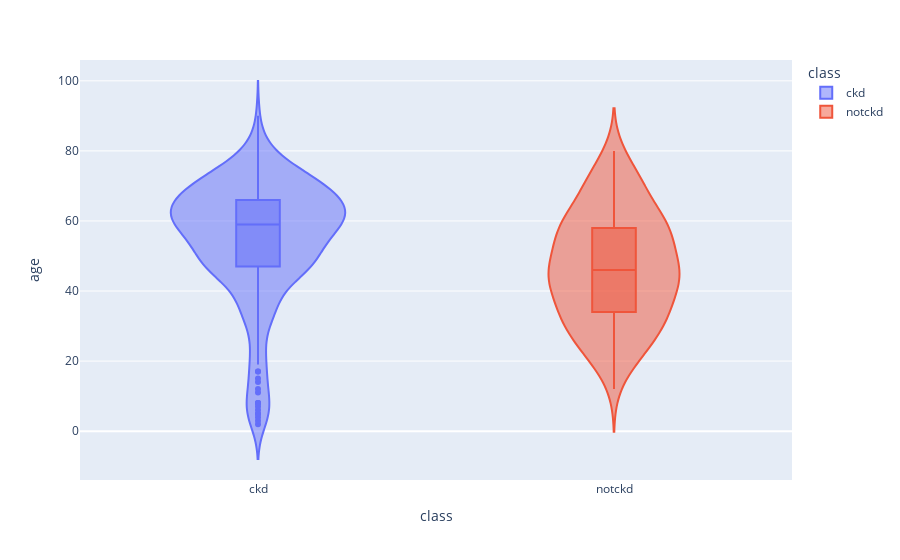
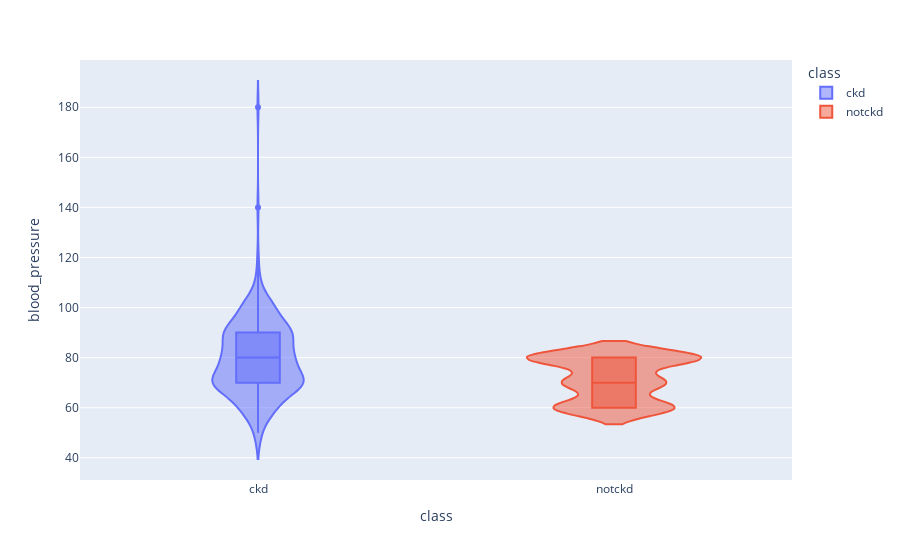
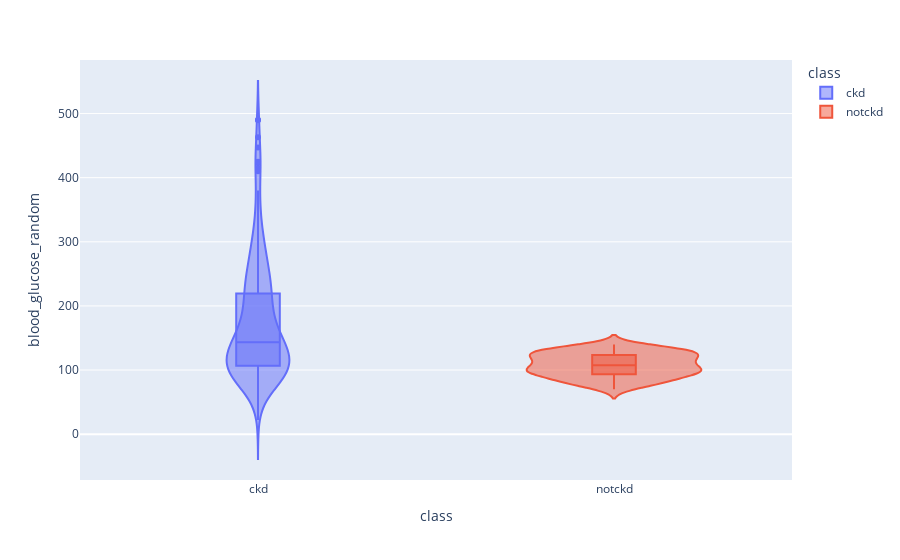
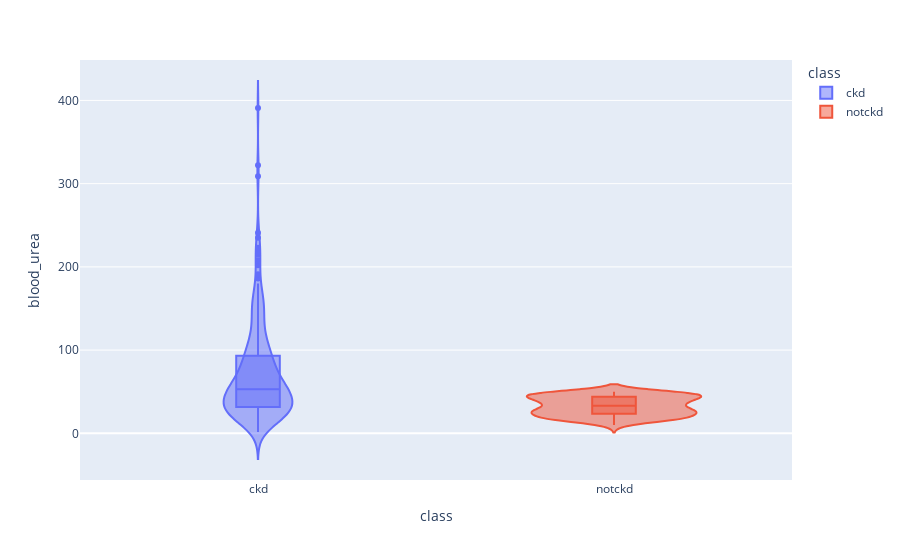

Write notebook code for charts like these, in order.
### Code cell
for column in numerical_cols:
    fig = px.violin(df, y=column, x=target_col, color=target_col, box=True)
    fig.show()

# These are plotly graphs (invisible on Github preview)

### Figure 1 — Plotly figure (JSON) as saved in the notebook; plotly's stock layout.template omitted (floating-point values rounded to 4 significant figures; data arrays with more than 128 entries replaced by an {"elided": "..."} marker saying what was removed)
{"data": [{"alignmentgroup": "True", "box": {"visible": true}, "hovertemplate": "class=%{x}<br>age=%{y}<extra></extra>", "legendgroup": "ckd", "marker": {"color": "#636efa"}, "name": "ckd", "offsetgroup": "ckd", "orientation": "v", "scalegroup": "True", "showlegend": true, "type": "violin", "x": {"elided": "250 str values"}, "x0": " ", "xaxis": "x", "y": {"elided": "250 int values"}, "y0": " ", "yaxis": "y"}, {"alignmentgroup": "True", "box": {"visible": true}, "hovertemplate": "class=%{x}<br>age=%{y}<extra></extra>", "legendgroup": "notckd", "marker": {"color": "#EF553B"}, "name": "notckd", "offsetgroup": "notckd", "orientation": "v", "scalegroup": "True", "showlegend": true, "type": "violin", "x": {"elided": "150 str values"}, "x0": " ", "xaxis": "x", "y": {"elided": "150 int values"}, "y0": " ", "yaxis": "y"}], "layout": {"legend": {"title": {"text": "class"}, "tracegroupgap": 0}, "margin": {"t": 60}, "violinmode": "overlay", "xaxis": {"anchor": "y", "categoryarray": ["ckd", "notckd"], "categoryorder": "array", "domain": [0, 1], "title": {"text": "class"}}, "yaxis": {"anchor": "x", "domain": [0, 1], "title": {"text": "age"}}}}

### Figure 2 — Plotly figure (JSON) as saved in the notebook; plotly's stock layout.template omitted (floating-point values rounded to 4 significant figures; data arrays with more than 128 entries replaced by an {"elided": "..."} marker saying what was removed)
{"data": [{"alignmentgroup": "True", "box": {"visible": true}, "hovertemplate": "class=%{x}<br>blood_pressure=%{y}<extra></extra>", "legendgroup": "ckd", "marker": {"color": "#636efa"}, "name": "ckd", "offsetgroup": "ckd", "orientation": "v", "scalegroup": "True", "showlegend": true, "type": "violin", "x": {"elided": "250 str values"}, "x0": " ", "xaxis": "x", "y": {"elided": "250 int values"}, "y0": " ", "yaxis": "y"}, {"alignmentgroup": "True", "box": {"visible": true}, "hovertemplate": "class=%{x}<br>blood_pressure=%{y}<extra></extra>", "legendgroup": "notckd", "marker": {"color": "#EF553B"}, "name": "notckd", "offsetgroup": "notckd", "orientation": "v", "scalegroup": "True", "showlegend": true, "type": "violin", "x": {"elided": "150 str values"}, "x0": " ", "xaxis": "x", "y": {"elided": "150 int values"}, "y0": " ", "yaxis": "y"}], "layout": {"legend": {"title": {"text": "class"}, "tracegroupgap": 0}, "margin": {"t": 60}, "violinmode": "overlay", "xaxis": {"anchor": "y", "categoryarray": ["ckd", "notckd"], "categoryorder": "array", "domain": [0, 1], "title": {"text": "class"}}, "yaxis": {"anchor": "x", "domain": [0, 1], "title": {"text": "blood_pressure"}}}}

### Figure 3 — Plotly figure (JSON) as saved in the notebook; plotly's stock layout.template omitted (floating-point values rounded to 4 significant figures; data arrays with more than 128 entries replaced by an {"elided": "..."} marker saying what was removed)
{"data": [{"alignmentgroup": "True", "box": {"visible": true}, "hovertemplate": "class=%{x}<br>blood_glucose_random=%{y}<extra></extra>", "legendgroup": "ckd", "marker": {"color": "#636efa"}, "name": "ckd", "offsetgroup": "ckd", "orientation": "v", "scalegroup": "True", "showlegend": true, "type": "violin", "x": {"elided": "250 str values"}, "x0": " ", "xaxis": "x", "y": {"elided": "250 int values"}, "y0": " ", "yaxis": "y"}, {"alignmentgroup": "True", "box": {"visible": true}, "hovertemplate": "class=%{x}<br>blood_glucose_random=%{y}<extra></extra>", "legendgroup": "notckd", "marker": {"color": "#EF553B"}, "name": "notckd", "offsetgroup": "notckd", "orientation": "v", "scalegroup": "True", "showlegend": true, "type": "violin", "x": {"elided": "150 str values"}, "x0": " ", "xaxis": "x", "y": {"elided": "150 int values"}, "y0": " ", "yaxis": "y"}], "layout": {"legend": {"title": {"text": "class"}, "tracegroupgap": 0}, "margin": {"t": 60}, "violinmode": "overlay", "xaxis": {"anchor": "y", "categoryarray": ["ckd", "notckd"], "categoryorder": "array", "domain": [0, 1], "title": {"text": "class"}}, "yaxis": {"anchor": "x", "domain": [0, 1], "title": {"text": "blood_glucose_random"}}}}

### Figure 4 — Plotly figure (JSON) as saved in the notebook; plotly's stock layout.template omitted (floating-point values rounded to 4 significant figures; data arrays with more than 128 entries replaced by an {"elided": "..."} marker saying what was removed)
{"data": [{"alignmentgroup": "True", "box": {"visible": true}, "hovertemplate": "class=%{x}<br>blood_urea=%{y}<extra></extra>", "legendgroup": "ckd", "marker": {"color": "#636efa"}, "name": "ckd", "offsetgroup": "ckd", "orientation": "v", "scalegroup": "True", "showlegend": true, "type": "violin", "x": {"elided": "250 str values"}, "x0": " ", "xaxis": "x", "y": {"elided": "250 float values"}, "y0": " ", "yaxis": "y"}, {"alignmentgroup": "True", "box": {"visible": true}, "hovertemplate": "class=%{x}<br>blood_urea=%{y}<extra></extra>", "legendgroup": "notckd", "marker": {"color": "#EF553B"}, "name": "notckd", "offsetgroup": "notckd", "orientation": "v", "scalegroup": "True", "showlegend": true, "type": "violin", "x": {"elided": "150 str values"}, "x0": " ", "xaxis": "x", "y": {"elided": "150 int values"}, "y0": " ", "yaxis": "y"}], "layout": {"legend": {"title": {"text": "class"}, "tracegroupgap": 0}, "margin": {"t": 60}, "violinmode": "overlay", "xaxis": {"anchor": "y", "categoryarray": ["ckd", "notckd"], "categoryorder": "array", "domain": [0, 1], "title": {"text": "class"}}, "yaxis": {"anchor": "x", "domain": [0, 1], "title": {"text": "blood_urea"}}}}
